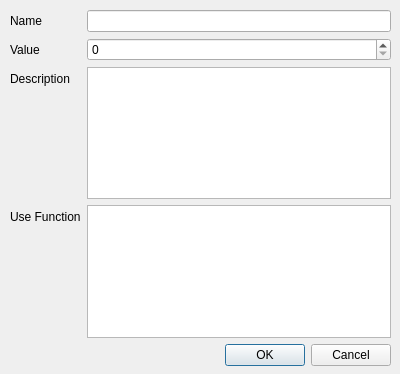
<?xml version="1.0" encoding="UTF-8"?>
<ui version="4.0">
 <class>ItemDialog</class>
 <widget class="QDialog" name="ItemDialog">
  <property name="geometry">
   <rect>
    <x>0</x>
    <y>0</y>
    <width>400</width>
    <height>374</height>
   </rect>
  </property>
  <property name="sizePolicy">
   <sizepolicy hsizetype="Fixed" vsizetype="Preferred">
    <horstretch>0</horstretch>
    <verstretch>0</verstretch>
   </sizepolicy>
  </property>
  <property name="windowTitle">
   <string>Edit Item</string>
  </property>
  <widget class="QWidget" name="verticalLayoutWidget">
   <property name="geometry">
    <rect>
     <x>10</x>
     <y>10</y>
     <width>381</width>
     <height>356</height>
    </rect>
   </property>
   <layout class="QVBoxLayout" name="verticalLayout">
    <item>
     <layout class="QFormLayout" name="formLayout">
      <item row="0" column="0">
       <widget class="QLabel" name="label">
        <property name="text">
         <string>Name</string>
        </property>
       </widget>
      </item>
      <item row="1" column="0">
       <widget class="QLabel" name="label_2">
        <property name="text">
         <string>Value</string>
        </property>
       </widget>
      </item>
      <item row="1" column="1">
       <widget class="QSpinBox" name="spinBoxValue">
        <property name="correctionMode">
         <enum>QAbstractSpinBox::CorrectToNearestValue</enum>
        </property>
        <property name="minimum">
         <number>0</number>
        </property>
        <property name="maximum">
         <number>999999999</number>
        </property>
        <property name="value">
         <number>0</number>
        </property>
       </widget>
      </item>
      <item row="2" column="0">
       <widget class="QLabel" name="label_3">
        <property name="text">
         <string>Description</string>
        </property>
       </widget>
      </item>
      <item row="2" column="1">
       <widget class="QPlainTextEdit" name="textEditDescription">
        <property name="maximumSize">
         <size>
          <width>16777215</width>
          <height>16777215</height>
         </size>
        </property>
       </widget>
      </item>
      <item row="3" column="0">
       <widget class="QLabel" name="label_4">
        <property name="text">
         <string>Use Function</string>
        </property>
       </widget>
      </item>
      <item row="3" column="1">
       <widget class="QPlainTextEdit" name="textEditUse"/>
      </item>
      <item row="0" column="1">
       <widget class="QLineEdit" name="lineEditName"/>
      </item>
     </layout>
    </item>
    <item>
     <widget class="QDialogButtonBox" name="buttonBox">
      <property name="standardButtons">
       <set>QDialogButtonBox::Cancel|QDialogButtonBox::Ok</set>
      </property>
     </widget>
    </item>
   </layout>
  </widget>
 </widget>
 <tabstops>
  <tabstop>lineEditName</tabstop>
  <tabstop>spinBoxValue</tabstop>
  <tabstop>textEditDescription</tabstop>
  <tabstop>textEditUse</tabstop>
 </tabstops>
 <resources/>
 <connections/>
</ui>
